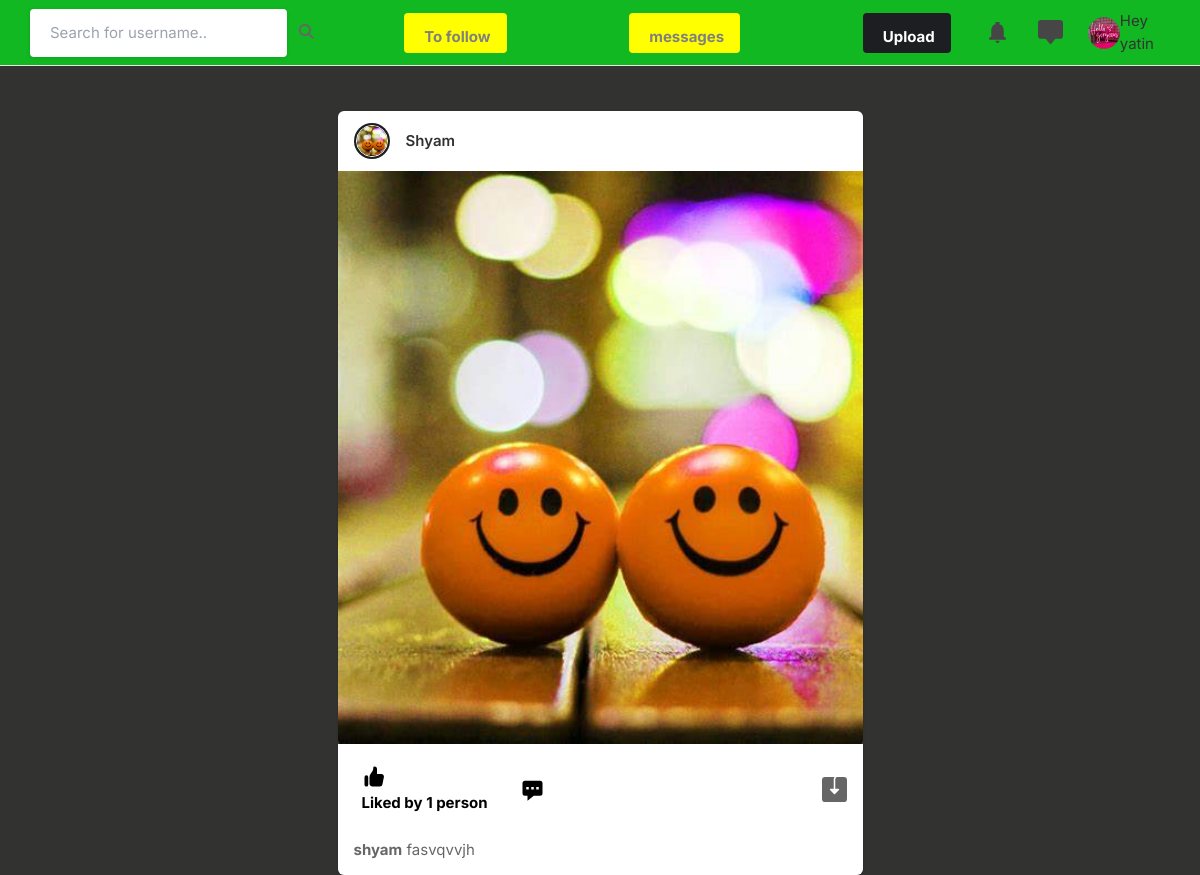
Screenshot of / (signed in) with the database file from the repository.
### Social_Media_App/models.py (models this page shows, shortened)
class Profile(models.Model):
    user = models.ForeignKey(User, on_delete= models.CASCADE)
    id_user = models.IntegerField()
    bio = models.TextField(blank = True)
    profile_img = models.ImageField(upload_to = 'profile_img', default ='blank-profile-picture.png')
    location = models.CharField(max_length=100, blank=True)
    working = models.CharField(max_length=100, default=True)

class posting(models.Model):
    id = models.UUIDField(primary_key=True, default=uuid.uuid4)
    user =models.CharField(max_length=100)
    image = models.ImageField(upload_to = "posting_images")
    caption =models.TextField()
    created_at =models.DateTimeField(default=datetime.now)
    likes=models.IntegerField(default=0)

### Social_Media_App/views.py (the view)
# urls.py: path('', home),
@login_required(login_url='signin')
def home(request):
    user_object = User.objects.get(username=request.user.username)
    user_profile = Profile.objects.get(user=user_object)
    user_following_list = []
    feed = []
    user_following = followerscount.objects.filter(follower=request.user.username)
    for users in user_following:
        user_following_list.append(users.user)
    for usernames in user_following_list:
        feed_lists = posting.objects.filter(user=usernames)
        feed.append(feed_lists)
    feed_list = list(chain(*feed))
    all_users = User.objects.all()
    user_following_all = []
    for user in user_following:
        user_list = User.objects.get(username=user.user)
        user_following_all.append(user_list)
    new_suggestions_list = [x for x in list(all_users) if (x not in list(user_following_all))]
    current_user = User.objects.filter(username=request.user.username)
    final_suggestions_list = [x for x in list(new_suggestions_list) if (x not in list(current_user))]
    random.shuffle(final_suggestions_list)
    username_profile = []
    username_profile_list = []
    for users in final_suggestions_list:
        username_profile.append(users.id)
    for ids in username_profile:
        profile_lists = Profile.objects.filter(id_user=ids)
        username_profile_list.append(profile_lists)
    suggestions_username_profile_list = list(chain(*username_profile_list))
    return render(request, 'index.html', {'user_profile': user_profile, 'user_object': user_object, 'posts': feed_list,
                                          'suggestions': suggestions_username_profile_list[:4]})

### templates/index.html (shortened to what this page needs)
{% load static %}
<!DOCTYPE html>
<html lang="en">
<head>
    <link rel="stylesheet" href="{% static 'assets/css/icons.css' %}">
    <link rel="stylesheet" href="{% static 'assets/css/uikit.css' %}">
    <link rel="stylesheet" href="{% static 'assets/css/style.css' %}">
    <link rel="stylesheet" href="{% static 'assets/css/tailwind.css' %}">
    <link rel="stylesheet" href="https://cdnjs.cloudflare.com/ajax/libs/font-awesome/4.7.0/css/font-awesome.min.css">
</head>
<body style="background-color:rgb(50, 51, 48)!important ;">
    <header style="background-color: rgb(17, 184, 34);">
        <div class="header_inner">
            <form action="/search" method="post">{% csrf_token %}
                <div class="left-side">
                    <input type="text" name="username" placeholder="Search for username.."> &nbsp; &nbsp;
                    <button type="submit"><i class="fa fa-search"></i></button>
                </div>
            </form>
            <div class="right-side lg:pr-4">
                <a href="#"
                    class="bg-yellow-400 flex font-bold hidden hover:bg-transparent hover:text-white  items-right lg:block max-h-10 mr-4 px-4 py-2 rounded shado text-white">
                              To follow
                </a>
            </div>
            <div class="right-side lg:pr-4">
                <a href="#"
                    class="bg-yellow-400 flex font-bold hidden hover:bg-transparent hover:text-white  items-right lg:block max-h-10 mr-4 px-4 py-2 rounded shado text-white">
                             messages
                </a>
            </div>
            <div class="right-side lg:pr-4">
                <a href="#"
                    class="bg-pink-500 flex font-bold hidden hover:bg-pink-600 hover:text-white inline-block items-center lg:block max-h-10 mr-4 px-4 py-2 rounded shado text-white">
                              Upload
                </a>
                <a href="#" class="header-links-item">
                </a>
                <a href="#" class="header-links-item">
                </a>
                <a href="#">
                    <img src="{{user_profile.profile_img.url}}" class="header-avatar" alt="">
                </a>
                <div>
                    <h4>Hey</h4>
                    <h3>{{user_object.first_name}}</h3>
                </div>
            </div>
        </div>
    </header>
    <div class="container m-auto">
        <div class="lg:flex justify-center lg:space-x-10 lg:space-y-0 space-y-5">
            <div class="space-y-5 flex-shrink-0 lg:w-7/12">
                {% for post in posts reversed %}
                <div class="bg-white shadow rounded-md  -mx-2 lg:mx-0">
                    <div class="flex justify-between items-center px-4 py-3">
                        <div class="flex flex-1 items-center space-x-4">
                            <a href="#">
                                <div class="bg-gradient-to-tr from-yellow-600 to-pink-600 p-0.5 rounded-full">
                                    <img src="{{post.image.url}}"
                                        class="bg-gray-200 border border-white rounded-full w-8 h-8">
                                </div>
                            </a>
                            <span class="block capitalize font-semibold "> <a
                                    href="/profile/{{post.user}}">{{post.user}}</a> <br>
                            </span>
                        </div>
                        <div>
                            <a href="#"> <i
                                    class="icon-feather-more-horizontal text-2xl hover:bg-gray-200 rounded-full p-2 transition -mr-1 "></i>
                            </a>
                        </div>
                    </div>
                    <div uk-lightbox>
                        <a href="{{post.image.url}}">
                            <img src="{{post.image.url}}" width="100%" height="100%" alt="">
                        </a>
                    </div>
                    <div class="py-3 px-4 space-y-3">
                        <div class="flex space-x-4 lg:font-bold">
                            <a href="/like_post?post_id={{post.id}}" class="flex items-center space-x-2">
                                <div class="p-2 rounded-full text-black">
                                    {% if post.likes == 0 %}
                                    <p>No likes</p>
                                    {% elif post.likes == 1 %}
                                    <p>Liked by {{post.likes}} person</p>
                                    {% else %}
                                    <p>Liked by {{post.likes}} person</p>
                                    {% endif %}
                                </div>
                            </a>
                            <a href="#" class="flex items-center space-x-2">
                                <div class="p-2 rounded-full text-black">
                                    <svg xmlns="http://www.w3.org/2000/svg" viewBox="0 0 20 20" fill="currentColor"
                                        width="25" height="25" class="">
                                        <path fill-rule="evenodd"
                                            d="M18 5v8a2 2 0 01-2 2h-5l-5 4v-4H4a2 2 0 01-2-2V5a2 2 0 012-2h12a2 2 0 012 2zM7 8H5v2h2V8zm2 0h2v2H9V8zm6 0h-2v2h2V8z"
                                            clip-rule="evenodd" />
                                    </svg>
                                </div>
                            </a>
                            <a href="{{post.image.url}}" class="flex items-center space-x-2 flex-1 justify-end"
                                download>
                            </a>
                        </div>
                        <p>
                            <a href="/profile/{{post.user}}"><strong>{{post.user}}</strong> </a>{{post.caption}}
                        </p>
                    </div>
                </div>
                {% endfor %}
            </div>
        </div>
    </div>
</body>
</html>

### static/assets/css/style.css (style rules this page uses)
body { background-color: #2c508e!important; }
button { vertical-align: middle; }
input { height: 48px; line-height: 48px; padding: 0 20px; outline: none; font-size: 15px; color: #808080; max-width: 100%; width: 100%; -webkit-box-sizing: border-box; box-sizing: border-box; display: block; font-weight: 400; opacity: 1; border-radius: 4px; border: none; -webkit-box-shadow: 0 1px 4px 0px rgba(0, 0, 0, 0.12); box-shadow: 0 1px 4px 0px rgba(0, 0, 0, 0.12); }
input[type="text"], input[type="password"], input[type="email"], input[type="number"] { height: 48px; line-height: 48px; padding: 0 20px; outline: none; font-size: 15px; color: #808080; max-width: 100%; width: 100%; -webkit-box-sizing: border-box; box-sizing: border-box; display: block; font-weight: 400; opacity: 1; border-radius: 4px; border: none; -webkit-box-shadow: 0 1px 4px 0px rgba(0, 0, 0, 0.12); box-shadow: 0 1px 4px 0px rgba(0, 0, 0, 0.12); }
input { -webkit-transition: all 0.1s ease-in-out; transition: all 0.1s ease-in-out; }
::placeholder { color: #808080; opacity: 1; }
button { border: none; margin: 0; padding: 0; width: auto; overflow: visible; background: transparent; color: inherit; font: inherit; line-height: normal; cursor: pointer; }
a { color: #be185d; -webkit-transition: 0.3s; transition: 0.3s; outline: none !important; }
button { outline: none !important; }
img { max-width: 100%; }
body { color: #666; font-size: 15px; line-height: 27px; background-color: #f0f2f5; font-family: "Inter", sans-serif; text-transform: none; }
body p { font-size: 15px; line-height: 27px; }
h1, h2, h3, h4, h5, h6 { font-family: "Inter", sans-serif; text-transform: none; }
input[type="text"], input[type="password"], input[type="email"] { font-family: "Inter", sans-serif; text-transform: none; }
button, body .pac-container { font-family: "Inter", sans-serif; text-transform: none; }
h1, h2, h3, h4, h5, h6 { color: #333; font-weight: 500; margin: 0; padding: 0; }
h3 { font-size: 22px; }
h4 { font-size: 15px; }
b, strong { font-weight: 700 !important; }
@media (min-width: 1024px) { .container { max-width: 900px !important; padding-top: 45px; } }
header { background-color: #fff; left: 0; right: 0; top: 0; z-index: 99; height: 66px; display: -webkit-box; display: -ms-flexbox; display: flex; -webkit-box-align: center; -ms-flex-align: center; align-items: center; border-bottom: 1px solid #e5e7eb; }
header .header_inner { display: -webkit-box; display: -ms-flexbox; display: flex; -webkit-box-align: center; -ms-flex-align: center; align-items: center; max-width: 1090px; margin: auto; width: 100%; max-width: 100% !important; padding: 0 30px; }
header .header_inner .left-side { display: -webkit-box; display: -ms-flexbox; display: flex; -webkit-box-align: center; -ms-flex-align: center; align-items: center; }
header .header_inner .right-side { display: -webkit-box; display: -ms-flexbox; display: flex; -webkit-box-align: center; -ms-flex-align: center; align-items: center; -webkit-box-pack: end; -ms-flex-pack: end; justify-content: flex-end; margin-left: auto; }
header .header_inner .right-side .header-links-item { padding: 10px; margin-left: 8px; }
header .header_inner .right-side .header-links-item svg { width: 25px; height: 25px; color: #464646; }
header .header_inner .right-side .header-avatar { width: 32px; height: 32px; border-radius: 100%; margin-left: 15px; }

### templates/index.html (style rules this page uses)
.capitalize { color: rgb(51, 48, 48); }
.bg-yellow-400 { background-color: yellow; color: grey; }
.right-side { left: 72%; }

### rows the page displays
Profile: profile_img (picture)
posting: image (picture), user "Shyam", likes "1", user "shyam", caption "fasvqvvjh"

### other values shown
{{ user_object.first_name }} "yatin"
